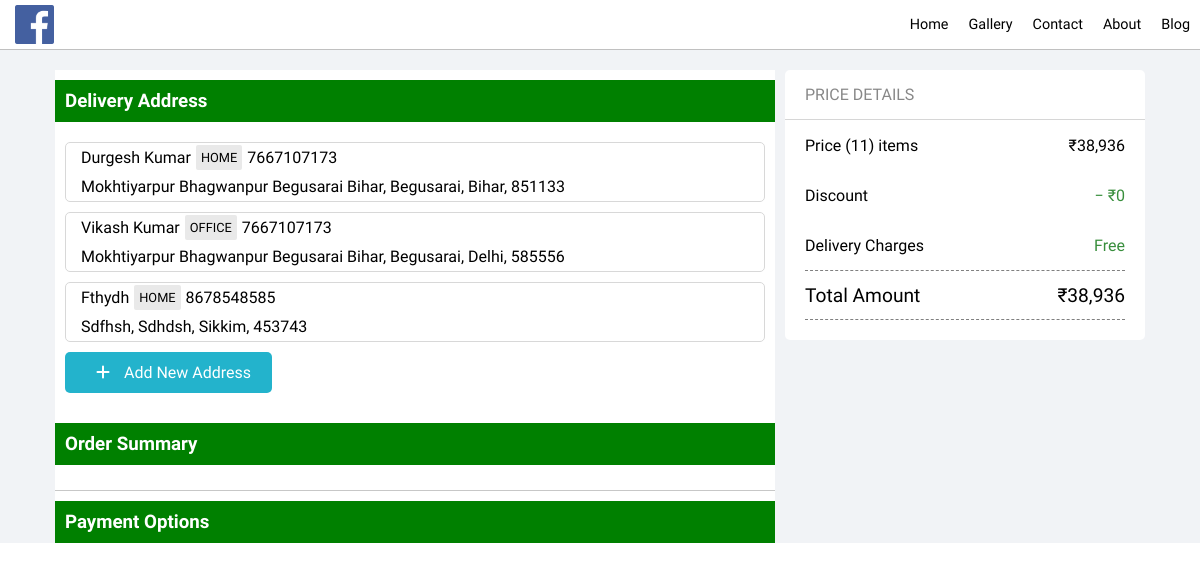
The page /php/cartOrderPage.php (signed in) on the database its author committed.
### tables this page shows
CREATE TABLE `address` (
  `address_id` int(11) NOT NULL,
  `user_id` int(11) NOT NULL,
  `name` varchar(255) NOT NULL,
  `mobile` varchar(10) NOT NULL,
  `pin_code` varchar(11) NOT NULL,
  `locality` text NOT NULL,
  `address` text NOT NULL,
  `city` varchar(255) NOT NULL,
  `state` varchar(255) NOT NULL,
  `country` varchar(255) NOT NULL DEFAULT 'India',
  `address_type` varchar(255) NOT NULL,
  `is_deleted` tinyint(1) NOT NULL DEFAULT 0,
  `timestamp` timestamp NOT NULL DEFAULT current_timestamp()
);

### php/cartOrderPage.php (the view, shortened to what this page needs)
<!DOCTYPE html>
<html lang="en">
<head>
    <link rel="stylesheet" href="../css/style.css">
    <link rel="stylesheet" href="../css/orderPage.css">
</head>
<body>
    <div class="container">
        <div class="header">
            <div class="upper-header">
                <div class="logo-container">
                    <div class="logo">
                        <img src="../img/facebook-icon.png" alt="">
                    </div>
                </div>
                <div class="nav-bar-container">
                    <div class="nav-item">
                        <a href="/e-commerce">Home</a>
                    </div>
                    <div class="nav-item">
                        <a href="#">Gallery</a>
                    </div>
                    <div class="nav-item">
                        <a href="#contact-us">Contact</a>
                    </div>
                    <div class="nav-item">
                        <a href="#">About</a>
                    </div>
                    <div class="nav-item">
                        <a href="#">Blog</a>
                    </div>
                </div>
            </div>
        </div>
        <div class="middle">
            <div class="order-details-page-container">
                <div class="order-details-container">
                    <h3>Delivery Address</h3>
                    <div class="address-container">
                        <?php
                            include("dbconnect/connection.php");
                            $sql="select * from address where user_id={$_SESSION['user_id']} and is_deleted=0";
                            $result=mysqli_query($conn, $sql);
                            if(mysqli_num_rows($result)>0)
                            {
                                echo '
                                    <div class="existing-address-container">
                                ';
                                $count=1;
                                while($row=mysqli_fetch_assoc($result))
                                {
                                    echo '
                                        <div class="existing-address">
                                            <input type="radio" name="address" id="address-id-'.$count.'" value="'.$row['address_id'].'">
                                            <label for="address-id-'.$count.'">
                                                <div class="address-line-1">
                                                    <p class="name">'.ucwords($row['name']).'</p>
                                                    <p class="address-type">'.strtoupper($row['address_type']).'</p>
                                                    <p class="number">'.$row['mobile'].'</p>
                                                </div>
                                                <div class="address-line-2">
                                                    <p class="full-address">'.ucwords($row['address']).', '.ucwords($row['city']).', '.$row['state'].', <span>'.ucwords($row['pin_code']).'</span></p>
                                                </div>
                                            </label>
                                        </div>
                                    ';
                                    $count++;
                                }
                                echo '
                                    <div class="add-new-address-container">
                                        <button id="add-new-address-btn"><i class="fa-solid fa-plus"></i> Add New Address</button>
                                    </div>
                                    </div>
                                ';
                            }
                        ?>
                    </div>
                    <h3>Order Summary</h3>
                    <div class="cart-item">
                    </div>
                    <h3>Payment Options</h3>
                </div>
                <?php
                    $sql="select * from cart where user_id={$_SESSION['user_id']} and is_deleted=0";
                    $result=mysqli_query($conn, $sql);
                    if(mysqli_num_rows($result)>0)
                    {
                        $total_price=0;
                        while($row=mysqli_fetch_assoc($result))
                        {
                            $total_price +=$row['total_price'];
                        }
                    }
                ?>
                <div class="cart-price-details-container">
                    <div class="price-details-heading">
                        Price Details
                    </div>
                    <div class="price-details-info-container">
                        <div class="price-info">
                            <div class="product-count">Price (<?php echo mysqli_num_rows($result); ?>) items</div>
                            <div class="price-ammount">₹<?php echo number_format($total_price) ?></div>
                        </div>
                        <div class="discount-info">
                            <div class="discount-name">Discount</div>
                            <div class="discount-ammount">&minus; ₹0</div>
                        </div>
                        <div class="delivery-info">
                            <div class="delivery-name">Delivery Charges</div>
                            <div class="delivery-ammount">Free</div>
                        </div>
                        <div class="total-price-info">
                            <div class="total-price-name">Total Amount</div>
                            <div class="total-ammount">₹<?php echo number_format($total_price) ?></div>
                        </div>
                    </div>
                </div>
            </div>
        </div>
    </div>
</body>
</html>

### css/style.css (style rules this page uses)
* { margin: 0; padding: 0; box-sizing: border-box; font-family: 'Ubuntu', sans-serif; scroll-behavior: smooth; }
.container { width: 100%; height: auto; display: flex; flex-direction: column; background-color: #f1f3f6; }
.header { width: 100%; height: 100px; min-height: 100px; display: flex; flex-direction: column; }
.upper-header { width: 100%; height: 50%; background-color: rgb(255, 255, 255); border-bottom: 1px solid #c0c0c0; display: flex; flex-direction: row; justify-content: space-between; }
.logo-container { width: 20%; height: 100%; color: #fff; display: flex; flex-direction: row; justify-content: flex-start; align-items: center; padding-left: 10px; }
.logo { width: auto; height: 100%; padding: 5px; }
.logo img { width: auto; height: 100%; }
.nav-bar-container { width: fit-content; height: 100%; display: flex; flex-direction: row; justify-content: right; align-items: center; }
.nav-item { width: auto; height: 100%; display: flex; flex-direction: row; justify-content: center; align-items: center; }
.nav-item a { width: 100%; height: 100%; padding: 10px; color: #000000; display: flex; flex-direction: row; justify-content: center; align-items: center; text-decoration: none; font-size: 0.9rem; font-weight: 400; }
.middle { width: 100%; height: auto; }
.cart-item { width: 100%; height: auto; background-color: #ffffff; margin: 5px 0; padding: 10px; display: flex; flex-direction: column; border-bottom: 1px solid #c7c7c7; }
.cart-price-details-container { width: 30%; height: fit-content; background-color: #ffffff; display: flex; flex-direction: column; margin-left: 10px; margin-top: 20px; padding-bottom: 20px; position: sticky; top: 0; border-radius: 5px; }
.price-details-heading { width: 100%; height: 50px; color: #888888; display: flex; justify-content: left; align-items: center; padding-left: 20px; text-transform: uppercase; font-weight: 500; border-bottom: 1px solid #d6d6d6; }
.price-details-info-container { width: 100%; height: auto; display: flex; flex-direction: column; padding: 0 20px; }
.price-info, .discount-info, .delivery-info, .total-price-info { width: 100%; height: 50px; min-height: 50px; display: flex; justify-content: space-between; align-items: center; }
.discount-ammount { color: #388e3c; }
.delivery-ammount { color: #388e3c; }
.total-price-info { border-top: 1px dashed gray; border-bottom: 1px dashed gray; }
.total-price-name, .total-ammount { font-size: 1.2rem; font-weight: 500; }

### css/orderPage.css (style rules this page uses)
* { margin: 0; padding: 0; box-sizing: border-box; font-family: 'Ubuntu', sans-serif; scroll-behavior: smooth; }
.order-details-page-container { width: 100%; height: auto; display: flex; justify-content: center; margin-top: -50px; padding-top: 20px; }
.order-details-container { width: 60%; height: 100%; background-color: #ffffff; }
.address-container { width: 100%; height: auto; display: flex; flex-direction: column; padding: 10px; }
.order-details-container h3 { width: 100%; height: auto; background-color: green; color: #fff; padding: 10px 10px; margin-top: 10px; }
.existing-address-container { width: 100%; height: auto; display: flex; flex-direction: column; }
.existing-address { width: 100%; height: auto; display: flex; flex-direction: row; border: 1px solid rgb(216, 216, 216); border-radius: 5px; margin-top: 10px; }
.existing-address label { width: 100%; height: auto; display: flex; flex-direction: column; cursor: pointer; padding: 0 10px; user-select: none ; }
.address-line-1, .address-line-2 { width: 100%; height: auto; display: flex; flex-direction: row; align-items: center; }
.address-line-1 p, .address-line-2 p { padding: 5px; }
.address-line-1 .address-type { width: auto; height: fit-content; background-color: #e9e9e9; border-radius: 2px; font-size: 0.8rem; display: flex; justify-content: center; align-items: center; }
.address-line-2 .full-address span { font-weight: 500; }
.add-new-address-container { padding: 10px 0; }
#add-new-address-btn { padding: 10px 20px; border: 1px solid transparent; border-radius: 5px; font-size: 1rem; color: #ffffff; background-color: #23b3cc; cursor: pointer; }
.fa-plus { padding: 0 10px; }
.cart-price-details-container { width: 30%; height: fit-content; background-color: #ffffff; display: flex; flex-direction: column; margin-left: 10px; margin-top: 0px; padding-bottom: 20px; position: sticky; top: 0; border-radius: 5px; }

### rows shown on the page
address: name "Durgesh Kumar", address_type "HOME", mobile "7667107173", address "Mokhtiyarpur Bhagwanpur Begusarai Bihar", city "Begusarai", state "Bihar", pin_code "851133"
address: name "Vikash Kumar", address_type "OFFICE", mobile "7667107173", address "Mokhtiyarpur Bhagwanpur Begusarai Bihar", city "Begusarai", state "Delhi", pin_code "585556"
address: name "Fthydh", address_type "HOME", mobile "8678548585", address "Sdfhsh", city "Sdhdsh", state "Sikkim", pin_code "453743"

### other values the page prints
mysqli_num_rows($result) "11"
$total_price "38,936"
